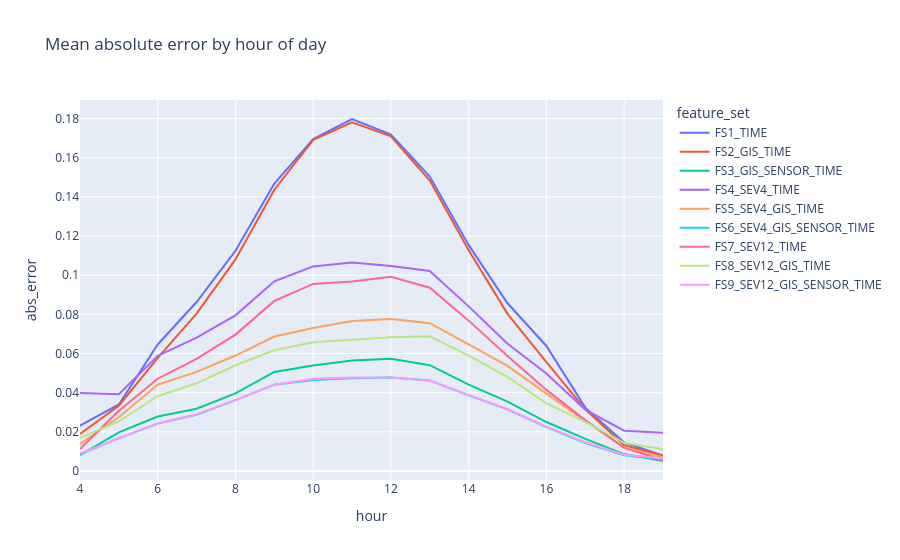

The notebook cell this image was saved under:
### Code cell
# TF2: Error structure by time of day
testdf["hour"] = testdf[TIMESTAMP_COL].dt.hour
tf2_rows = []
for fs_name, fs_conf in FEATURE_SETS.items():
    feature_cols = get_feature_cols(fs_conf)
    X_test = testdf[feature_cols].astype(np.float32)
    preds = final_models[fs_name].predict(X_test)
    err = np.abs(testdf[TARGET].values - preds)
    tf2_rows.append(pd.DataFrame({"feature_set": fs_name, "hour": testdf["hour"], "abs_error": err}))

tf2_df = pd.concat(tf2_rows)
tf2_hourly = tf2_df.groupby(["feature_set", "hour"])["abs_error"].mean().reset_index()
tf2_hourly.to_csv(result_path + "/S5_LOC_TF2_hourly_error.csv", index=False, sep=";", decimal=",", encoding="utf-8-sig")

fig = px.line(tf2_hourly, x="hour", y="abs_error", color="feature_set",
              title="Mean absolute error by hour of day")
fig.write_image(result_path + "/S5_LOC_TF2_hourly_error.png", scale=2)
fig.show()

### Figure 1 — Plotly figure (JSON) as saved in the notebook; plotly's stock layout.template omitted (floating-point values rounded to 4 significant figures)
{"data": [{"hovertemplate": "feature_set=FS1_TIME<br>hour=%{x}<br>abs_error=%{y}<extra></extra>", "legendgroup": "FS1_TIME", "line": {"color": "#636efa", "dash": "solid"}, "marker": {"symbol": "circle"}, "mode": "lines", "name": "FS1_TIME", "orientation": "v", "showlegend": true, "type": "scatter", "x": [4, 5, 6, 7, 8, 9, 10, 11, 12, 13, 14, 15, 16, 17, 18, 19], "xaxis": "x", "y": [0.02317, 0.03397, 0.06464, 0.0863, 0.1125, 0.1468, 0.1695, 0.1798, 0.1719, 0.1504, 0.1154, 0.08566, 0.06386, 0.03236, 0.01457, 0.007881], "yaxis": "y"}, {"hovertemplate": "feature_set=FS2_GIS_TIME<br>hour=%{x}<br>abs_error=%{y}<extra></extra>", "legendgroup": "FS2_GIS_TIME", "line": {"color": "#EF553B", "dash": "solid"}, "marker": {"symbol": "circle"}, "mode": "lines", "name": "FS2_GIS_TIME", "orientation": "v", "showlegend": true, "type": "scatter", "x": [4, 5, 6, 7, 8, 9, 10, 11, 12, 13, 14, 15, 16, 17, 18, 19], "xaxis": "x", "y": [0.01893, 0.03338, 0.05775, 0.0804, 0.1081, 0.1437, 0.1692, 0.1781, 0.171, 0.1484, 0.1127, 0.08029, 0.05558, 0.03151, 0.0132, 0.007782], "yaxis": "y"}, {"hovertemplate": "feature_set=FS3_GIS_SENSOR_TIME<br>hour=%{x}<br>abs_error=%{y}<extra></extra>", "legendgroup": "FS3_GIS_SENSOR_TIME", "line": {"color": "#00cc96", "dash": "solid"}, "marker": {"symbol": "circle"}, "mode": "lines", "name": "FS3_GIS_SENSOR_TIME", "orientation": "v", "showlegend": true, "type": "scatter", "x": [4, 5, 6, 7, 8, 9, 10, 11, 12, 13, 14, 15, 16, 17, 18, 19], "xaxis": "x", "y": [0.008155, 0.01975, 0.02783, 0.03183, 0.03965, 0.05062, 0.05394, 0.05645, 0.0573, 0.05403, 0.04408, 0.03547, 0.02502, 0.01638, 0.008634, 0.005108], "yaxis": "y"}, {"hovertemplate": "feature_set=FS4_SEV4_TIME<br>hour=%{x}<br>abs_error=%{y}<extra></extra>", "legendgroup": "FS4_SEV4_TIME", "line": {"color": "#ab63fa", "dash": "solid"}, "marker": {"symbol": "circle"}, "mode": "lines", "name": "FS4_SEV4_TIME", "orientation": "v", "showlegend": true, "type": "scatter", "x": [4, 5, 6, 7, 8, 9, 10, 11, 12, 13, 14, 15, 16, 17, 18, 19], "xaxis": "x", "y": [0.03984, 0.03917, 0.05886, 0.06807, 0.0795, 0.09687, 0.1045, 0.1065, 0.1047, 0.1022, 0.08408, 0.06497, 0.04978, 0.03135, 0.02059, 0.01956], "yaxis": "y"}, {"hovertemplate": "feature_set=FS5_SEV4_GIS_TIME<br>hour=%{x}<br>abs_error=%{y}<extra></extra>", "legendgroup": "FS5_SEV4_GIS_TIME", "line": {"color": "#FFA15A", "dash": "solid"}, "marker": {"symbol": "circle"}, "mode": "lines", "name": "FS5_SEV4_GIS_TIME", "orientation": "v", "showlegend": true, "type": "scatter", "x": [4, 5, 6, 7, 8, 9, 10, 11, 12, 13, 14, 15, 16, 17, 18, 19], "xaxis": "x", "y": [0.01386, 0.02746, 0.04407, 0.05062, 0.05897, 0.06867, 0.07306, 0.07664, 0.07765, 0.07551, 0.06462, 0.05371, 0.03954, 0.02553, 0.01208, 0.00705], "yaxis": "y"}, {"hovertemplate": "feature_set=FS6_SEV4_GIS_SENSOR_TIME<br>hour=%{x}<br>abs_error=%{y}<extra></extra>", "legendgroup": "FS6_SEV4_GIS_SENSOR_TIME", "line": {"color": "#19d3f3", "dash": "solid"}, "marker": {"symbol": "circle"}, "mode": "lines", "name": "FS6_SEV4_GIS_SENSOR_TIME", "orientation": "v", "showlegend": true, "type": "scatter", "x": [4, 5, 6, 7, 8, 9, 10, 11, 12, 13, 14, 15, 16, 17, 18, 19], "xaxis": "x", "y": [0.008467, 0.01672, 0.02419, 0.02872, 0.03621, 0.04408, 0.04645, 0.04739, 0.0478, 0.04618, 0.03864, 0.03151, 0.02247, 0.01433, 0.008005, 0.006014], "yaxis": "y"}, {"hovertemplate": "feature_set=FS7_SEV12_TIME<br>hour=%{x}<br>abs_error=%{y}<extra></extra>", "legendgroup": "FS7_SEV12_TIME", "line": {"color": "#FF6692", "dash": "solid"}, "marker": {"symbol": "circle"}, "mode": "lines", "name": "FS7_SEV12_TIME", "orientation": "v", "showlegend": true, "type": "scatter", "x": [4, 5, 6, 7, 8, 9, 10, 11, 12, 13, 14, 15, 16, 17, 18, 19], "xaxis": "x", "y": [0.01126, 0.03079, 0.04713, 0.05728, 0.06967, 0.08685, 0.09556, 0.09685, 0.09917, 0.09359, 0.0768, 0.05874, 0.04142, 0.02599, 0.01183, 0.005635], "yaxis": "y"}, {"hovertemplate": "feature_set=FS8_SEV12_GIS_TIME<br>hour=%{x}<br>abs_error=%{y}<extra></extra>", "legendgroup": "FS8_SEV12_GIS_TIME", "line": {"color": "#B6E880", "dash": "solid"}, "marker": {"symbol": "circle"}, "mode": "lines", "name": "FS8_SEV12_GIS_TIME", "orientation": "v", "showlegend": true, "type": "scatter", "x": [4, 5, 6, 7, 8, 9, 10, 11, 12, 13, 14, 15, 16, 17, 18, 19], "xaxis": "x", "y": [0.0169, 0.02533, 0.0382, 0.0448, 0.05402, 0.06169, 0.06578, 0.06683, 0.06826, 0.06876, 0.05892, 0.04807, 0.03452, 0.02508, 0.01441, 0.01106], "yaxis": "y"}, {"hovertemplate": "feature_set=FS9_SEV12_GIS_SENSOR_TIME<br>hour=%{x}<br>abs_error=%{y}<extra></extra>", "legendgroup": "FS9_SEV12_GIS_SENSOR_TIME", "line": {"color": "#FF97FF", "dash": "solid"}, "marker": {"symbol": "circle"}, "mode": "lines", "name": "FS9_SEV12_GIS_SENSOR_TIME", "orientation": "v", "showlegend": true, "type": "scatter", "x": [4, 5, 6, 7, 8, 9, 10, 11, 12, 13, 14, 15, 16, 17, 18, 19], "xaxis": "x", "y": [0.008907, 0.0168, 0.02442, 0.02895, 0.03618, 0.04409, 0.04707, 0.04771, 0.04774, 0.04604, 0.03866, 0.03168, 0.02264, 0.01469, 0.008295, 0.006437], "yaxis": "y"}], "layout": {"legend": {"title": {"text": "feature_set"}, "tracegroupgap": 0}, "title": {"text": "Mean absolute error by hour of day"}, "xaxis": {"anchor": "y", "domain": [0, 1], "title": {"text": "hour"}}, "yaxis": {"anchor": "x", "domain": [0, 1], "title": {"text": "abs_error"}}}}
